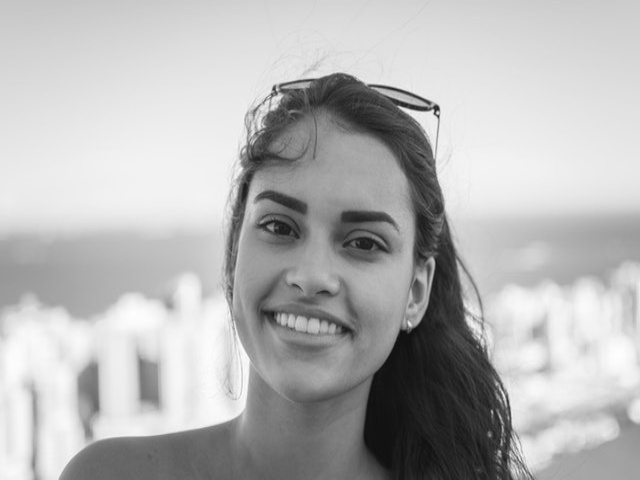
#> input picture smile.jpg, 640 x 480 px
$ python ROI.py
#> lines starting #> are read from the running program, lines starting #| are printed output that depends on the picture
# roi --> region of intrest  --> ilgi alanı

import cv2

img = cv2.imread("smile.jpg")
#> img is the input picture: shape (480, 640, 3); min 13, max 254, mean 181.4

print(img.shape[:2]) # resmin boyutlarını görmek için yazıyoruz
#| (480, 640)

roi = img[150:250 , 230:400]  #sadece belli aralıkları taratır ve ordaki görüntüyü bize yansıtır
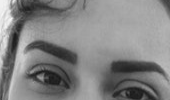
#> roi: shape (100, 170, 3); min 25, max 249, mean 130.6

cv2.imshow("smile",img)
cv2.imshow("roi",roi)

cv2.waitKey(0)
cv2.destroyAllWindows()
